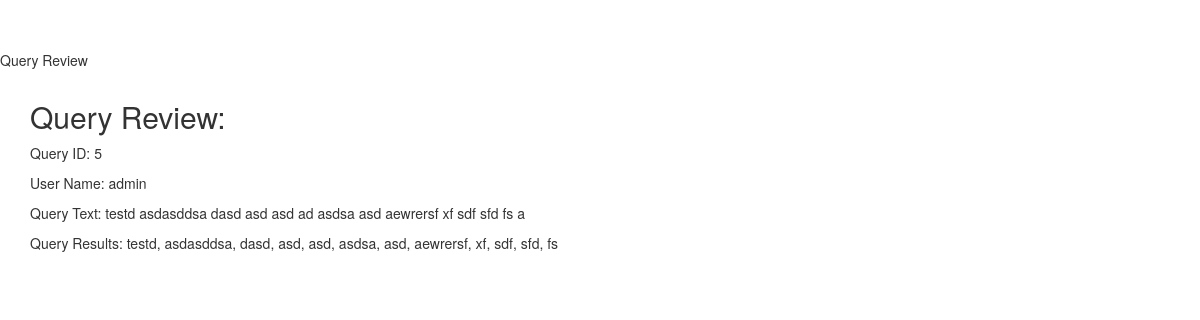
The page /history/query5 (signed in) on the database its author committed.
### app.py (models this page shows)
class Queries(db.Model):
    __tablename__ = 'queries'
    QueryID = db.Column(db.Integer, primary_key=True, autoincrement=True)
    username = db.Column(db.String(80))
    QueryText = db.Column(db.String(5000))
    QueryResult = db.Column(db.String(5000))

### app.py (the view)
@app.route('/history/query<id>', methods=['GET'])
@login_required
def queryreview(id):
    if current_user.is_authenticated:
        if current_user.username == 'admin':
            queryreview = Queries.query.filter_by(QueryID = id).first()
        else:
            queryreview = Queries.query.filter_by(QueryID = id, username=current_user.username).first()
        return render_template('queryreview.html', queryreview=queryreview)

### app.py (called while the page is built)
@login_manager.user_loader
def load_user(user_id):
    return User.query.get(int(user_id))

### templates/queryreview.html (shortened to what this page needs)
{% extends "bootstrap/base.html" %}
{% import "bootstrap/wtf.html" as wtf %}
{% block styles %}
{{super()}}
<link rel="stylesheet" href="{{url_for('.static', filename='spellcheck.css')}}">
{% endblock %}
{% block content %}
<p>Query Review</p>
    <div class="container">
        <h2>Query Review:</h2>
        <p id="queryid">Query ID: {{ queryreview.QueryID }}</p>
        <p id="username">User Name: {{ queryreview.username}}</p>
        <p id="querytext">Query Text: {{ queryreview.QueryText}}</p>
        <p id="queryresults">Query Results: {{ queryreview.QueryResult}}</p>
    </div>
{% endblock %}

### static/spellcheck.css (style rules this page uses)
body { padding-top: 50px; }

### rows shown on the page
Queries: QueryID "5", username "admin", QueryText "testd asdasddsa dasd asd asd ad asdsa asd aewrersf xf sdf sfd fs a", QueryResult "testd, asdasddsa, dasd, asd, asd, asdsa, asd, aewrersf, xf, sdf, sfd, fs"
